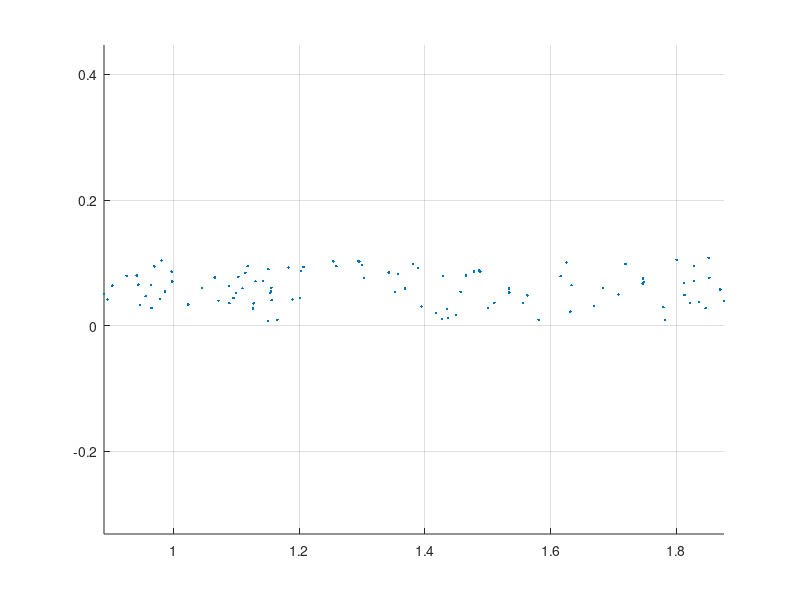
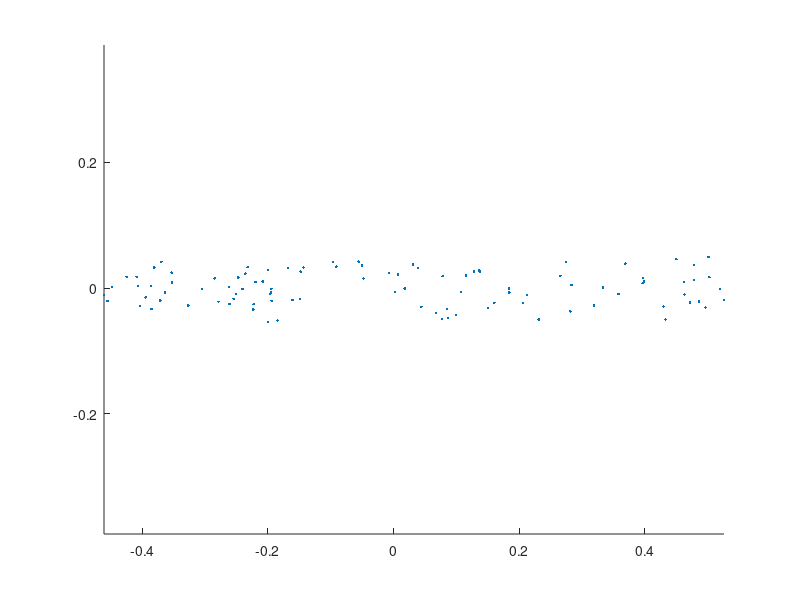

Recreate these plots in MATLAB, in order. (Note: this script raises an error after producing the figures.)
clear
close all

% Point cloud creation
x = rand(1,100) + rand();   % 100 punts aleatoris amb un offset aleatori
y = rand().*x  + rand(1,100)/10; % pendent i offset aleatoris

scatter(x,y,'.');
grid on;
axis('equal');

% Cloud point centering
xp = x - mean(x);
yp = y - mean(y);

% Covariance and eigen values
c = cov(xp, yp);
[evectors, evalues] = eig(c);

% Determine which dimension has the major variance  
[val,ind] = max(diag(evalues));

% Extract the angle of the ‘major axis’
% obtenim l'angle a partir de l'arctangent dels components de
% l'eigenvector adequat
theta = -pi/2-atan2(evectors(ind,1),evectors(ind,2));

% Create clockwise rotation matrix
R = [cos(theta) sin(theta); -sin(theta) cos(theta)];

% Rotate the points 
rp = R * [xp;yp];

% Draw the points
figure
scatter(rp(1,:),rp(2,:),'.');
axis('equal');
xline(0);
yline(0);
grid on